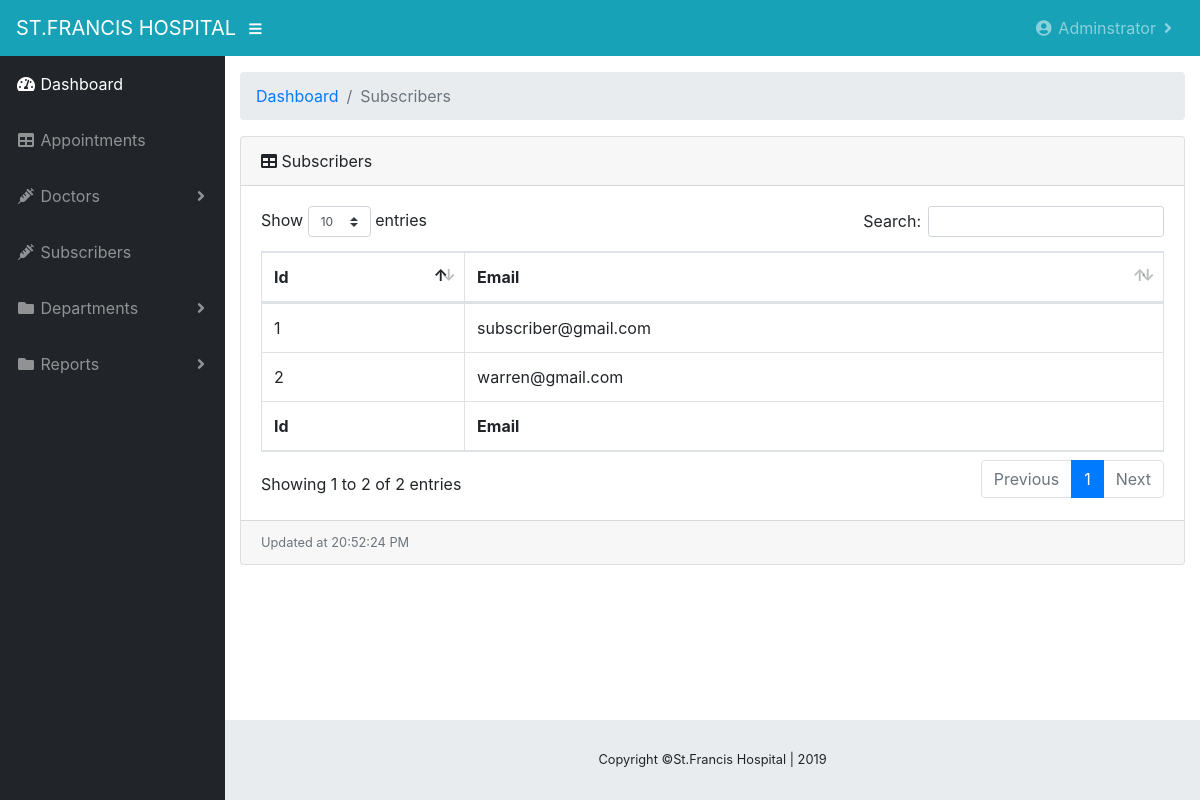
Screenshot of /subscribers (signed in) with the database file from the repository.
### medlink/models.py (models this page shows, shortened)
class Doctors(db.Model, UserMixin):
    id = db.Column(db.Integer, primary_key=True, nullable=False)
    fullname = db.Column(db.String(30), unique=True, nullable=False)
    user_role = db.Column(db.String(30), default="User")
    department = db.Column(db.String(30), default="Adminstrator")
    status = db.Column(db.String(20), nullable=False, default="Active")
    email = db.Column(db.String(30), unique=True, nullable=False)
    phone = db.Column(db.String(10), unique=True, nullable=False)
    password = db.Column(db.String(60), nullable=False)
    appointment = db.relationship('Appointment', backref='doctor', lazy=True)

class Subscribers(db.Model):
    id = db.Column(db.Integer, primary_key=True, nullable=False)
    email = db.Column(db.String(30), nullable=False)

### medlink/doctors/routes.py (the view)
@doctors.route('/subscribers')
@login_required
def subscribers():
    if current_user.user_role == "Adminstrator":
        subscribers_list = Subscribers.query.all()
        now = datetime.utcnow()
        tdelta = timedelta(hours=3)
        now = now + tdelta
        return render_template('subscribers.html', subscribers_list=subscribers_list, now=now)
    else:
        abort(403)

### medlink/models.py (called while the page is built)
@lm.user_loader
def load_user(doctor_id):
    return Doctors.query.get(int(doctor_id))

### medlink/templates/subscribers.html (shortened to what this page needs)
{%extends "admin_layout.html"%}
{%block content%}
<div class="container-fluid">
          <ol class="breadcrumb">
            <li class="breadcrumb-item">
              <a href="{{url_for('doctors.admin')}}">Dashboard</a>
            </li>
            <li class="breadcrumb-item active">Subscribers</li>
          </ol>
          <div class="card mb-3">
            <div class="card-header">
              <i class="fas fa-table"></i>
              Subscribers</div>
            <div class="card-body">
              <div class="table-responsive">
                <table class="table table-bordered" id="dataTable" width="100%" cellspacing="0">
                  <thead>
                    <tr>
                      <th>Id</th>
                      <th>Email</th>
                    </tr>
                  </thead>
                  <tfoot>
                    <tr>
                      <th>Id</th>
                      <th>Email</th>
                    </tr>
                  </tfoot>
                  <tbody>
                    {%for subscriber in subscribers_list%}
                      <tr>
                        <td>{{subscriber.id}}</td>
                      <td>{{subscriber.email}}</td>
                    </tr>
                    {%endfor%}
                  </tbody>
                </table>
              </div>
            </div>
            <div class="card-footer small text-muted">Updated at {{now.strftime('%X %p')}}</div>
          </div>
        </div>
    </div>
{%endblock content%}

### medlink/templates/admin_layout.html (shortened to what this page needs)
<!DOCTYPE html>
<html lang="en">
  <head>
    <link rel="stylesheet" href="https://maxcdn.bootstrapcdn.com/bootstrap/4.0.0/css/bootstrap.min.css">
  <link rel="stylesheet" href="https://cdnjs.cloudflare.com/ajax/libs/font-awesome/4.7.0/css/font-awesome.min.css">
  <link href=" {{ url_for('static', filename='site/fontawesome-free/css/all.css')}}" rel="stylesheet" type="text/css">
  <link href="{{ url_for('static', filename='site/datatables/dataTables.bootstrap4.css')}}" rel="stylesheet">
  <link href="{{ url_for('static', filename='css/sb-admin.css')}}" rel="stylesheet">
  </head>
  <body id="page-top">
    <nav class="navbar navbar-expand navbar-dark bg-info static-top">
      <a class="navbar-brand mr-1" href="index.html">ST.FRANCIS HOSPITAL</a>
      <button class="btn btn-link btn-sm text-white order-1 order-sm-0" id="sidebarToggle" href="#">
        <i class="fas fa-bars"></i>
      </button>
      <ul class="navbar-nav ml-auto mr-0">
        <li class="nav-item dropdown">
          <a class="nav-link dropdown-toggle" href="#" id="userDropdown" role="button" data-toggle="dropdown" aria-haspopup="true" aria-expanded="false">
            <i class="fas fa-user-circle fa-fw"></i>
            {{current_user.fullname}}
          </a>
        </li>
      </ul>
    </nav>
    <div id="wrapper">
      <ul class="sidebar navbar-nav">
        <li class="nav-item active">
          <a class="nav-link" href="{{url_for('doctors.admin')}}">
            <i class="fas fa-fw fa-tachometer-alt"></i>
            <span>Dashboard</span>
          </a>
        </li>
        <li class="nav-item">
          <a class="nav-link" href="{{url_for('appointments.appointments_route')}}">
            <i class="fas fa-fw fa-table"></i>
            <span>Appointments</span></a>
        </li>
        <li class="nav-item dropdown">
          <a class="nav-link dropdown-toggle" href="#" id="pagesDropdown" role="button" data-toggle="dropdown" aria-haspopup="true" aria-expanded="false">
            <i class="fas fa-fw fa-syringe"></i>
            <span>Doctors</span>
          </a>
        </li>
        <li class="nav-item">
          <a class="nav-link" href="{{url_for('doctors.subscribers')}}">
            <i class="fas fa-fw fa-syringe"></i>
            <span>Subscribers</span></a>
        </li>
        <li class="nav-item dropdown">
          <a class="nav-link dropdown-toggle" href="#" id="pagesDropdown" role="button" data-toggle="dropdown" aria-haspopup="true" aria-expanded="false">
            <i class="fas fa-fw fa-folder"></i>
            <span>Departments</span>
          </a>
        </li>
        <li class="nav-item dropdown">
          <a class="nav-link dropdown-toggle" href="#" id="pagesDropdown" role="button" data-toggle="dropdown" aria-haspopup="true" aria-expanded="false">
            <i class="fas fa-fw fa-folder"></i>
            <span>Reports</span>
          </a>
        </li>
      </ul>
      <div id="content-wrapper">
        {%block content%}{%endblock content%}
        <footer class="sticky-footer">
          <div class="container my-auto">
            <div class="copyright text-center my-auto">
              <span>Copyright ©St.Francis Hospital | 2019</span>
            </div>
          </div>
        </footer>
      </div>
  </body>
</html>

### medlink/static/css/sb-admin.css (style rules this page uses)
html { position: relative; min-height: 100%; }
body { height: 100%; }
#wrapper { display: -webkit-box; display: -ms-flexbox; display: flex; }
#wrapper #content-wrapper { overflow-x: hidden; width: 100%; padding-top: 1rem; padding-bottom: 80px; }
.navbar-nav .nav-item.active .nav-link { color: #fff; }
.navbar-nav .nav-item.dropdown .dropdown-toggle::after { width: 1rem; text-align: center; float: right; vertical-align: 0; border: 0; font-weight: 900; content: '\f105'; font-family: 'Font Awesome 5 Free'; }
.sidebar { width: 90px !important; background-color: #212529; min-height: calc(100vh - 56px); }
.sidebar .nav-item:last-child { margin-bottom: 1rem; }
.sidebar .nav-item .nav-link { text-align: center; padding: 0.75rem 1rem; width: 90px; }
.sidebar .nav-item .nav-link span { font-size: 0.65rem; display: block; }
.sidebar .nav-item.dropdown .dropdown-toggle::after { display: none; }
.sidebar .nav-item .nav-link { color: rgba(255, 255, 255, 0.5); }
@media (min-width: 768px) { .sidebar { width: 225px !important; } }
@media (min-width: 768px) { .sidebar .nav-item .nav-link { display: block; width: 100%; text-align: left; padding: 1rem; width: 225px; } }
@media (min-width: 768px) { .sidebar .nav-item .nav-link span { font-size: 1rem; display: inline; } }
@media (min-width: 768px) { .sidebar .nav-item.dropdown .dropdown-toggle::after { display: block; } }
:root { --input-padding-x: 0.75rem; --input-padding-y: 0.75rem; }
footer.sticky-footer { display: -webkit-box; display: -ms-flexbox; display: flex; position: absolute; right: 0; bottom: 0; width: calc(100% - 90px); height: 80px; background-color: #e9ecef; }
footer.sticky-footer .copyright { line-height: 1; font-size: 0.8rem; }
@media (min-width: 768px) { footer.sticky-footer { width: calc(100% - 225px); } }

### rows the page displays
Doctors: fullname "Adminstrator"
Subscribers: id "1", email "subscriber@gmail.com"
Subscribers: id "2", email "warren@gmail.com"

### other values shown
{{ now.strftime('%X %p') }} "20:52:24 PM"
